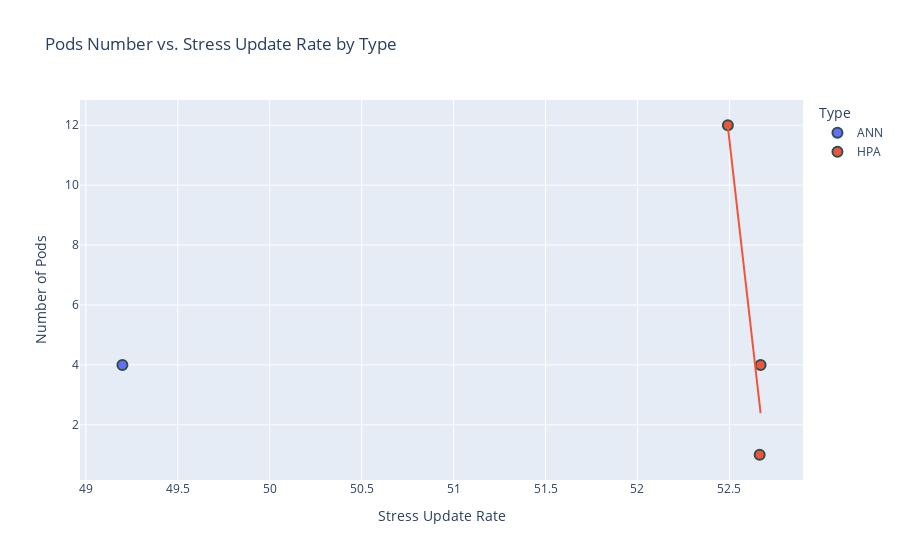

Notebook code for this chart:
### Markdown cell above
CPU Usage vs. Packet Reception Rate: Here, both types exhibit a positive correlation, with packet reception rates increasing as CPU usage rises, suggesting that higher network activity correlates with increased CPU load.

### Code cell
# Visualization for PodsNumber vs. StressUpRate
fig_stress = px.scatter(test_k8s_grouped_data, x='StressUpRate', y='PodsNumber', color='Type',
                        title='Pods Number vs. Stress Update Rate by Type',
                        labels={'PodsNumber': 'Number of Pods', 'StressUpRate': 'Stress Update Rate'},
                        trendline='ols')
fig_stress.update_traces(marker=dict(size=10, line=dict(width=2,
                                                        color='DarkSlateGrey')),
                         selector=dict(mode='markers'))
fig_stress.show()

### Figure 1 — Plotly figure (JSON) as saved in the notebook; plotly's stock layout.template omitted (floating-point values rounded to 4 significant figures)
{"data": [{"hovertemplate": "Type=ANN<br>Stress Update Rate=%{x}<br>Number of Pods=%{y}<extra></extra>", "legendgroup": "ANN", "marker": {"color": "#636efa", "line": {"color": "DarkSlateGrey", "width": 2}, "size": 10, "symbol": "circle"}, "mode": "markers", "name": "ANN", "orientation": "v", "showlegend": true, "type": "scatter", "x": [49.2], "xaxis": "x", "y": [4], "yaxis": "y"}, {"hovertemplate": "Type=ANN<extra></extra>", "legendgroup": "ANN", "marker": {"color": "#636efa", "symbol": "circle"}, "mode": "lines", "name": "ANN", "showlegend": false, "type": "scatter", "xaxis": "x", "yaxis": "y"}, {"hovertemplate": "Type=HPA<br>Stress Update Rate=%{x}<br>Number of Pods=%{y}<extra></extra>", "legendgroup": "HPA", "marker": {"color": "#EF553B", "line": {"color": "DarkSlateGrey", "width": 2}, "size": 10, "symbol": "circle"}, "mode": "markers", "name": "HPA", "orientation": "v", "showlegend": true, "type": "scatter", "x": [52.49, 52.67, 52.66], "xaxis": "x", "y": [12, 4, 1], "yaxis": "y"}, {"hovertemplate": "<b>OLS trendline</b><br>PodsNumber = -53.7362 * StressUpRate + 2832.65<br>R<sup>2</sup>=0.916966<br><br>Type=HPA<br>Stress Update Rate=%{x}<br>Number of Pods=%{y} <b>(trend)</b><extra></extra>", "legendgroup": "HPA", "marker": {"color": "#EF553B", "symbol": "circle"}, "mode": "lines", "name": "HPA", "showlegend": false, "type": "scatter", "x": [52.49, 52.66, 52.67], "xaxis": "x", "y": [11.95, 2.662, 2.386], "yaxis": "y"}], "layout": {"autosize": true, "legend": {"title": {"text": "Type"}, "tracegroupgap": 0}, "title": {"text": "Pods Number vs. Stress Update Rate by Type"}, "xaxis": {"anchor": "y", "autorange": true, "domain": [0, 1], "range": [48.98, 52.89], "title": {"text": "Stress Update Rate"}, "type": "linear"}, "yaxis": {"anchor": "x", "autorange": true, "domain": [0, 1], "range": [-0.1221, 13.12], "title": {"text": "Number of Pods"}, "type": "linear"}}}
